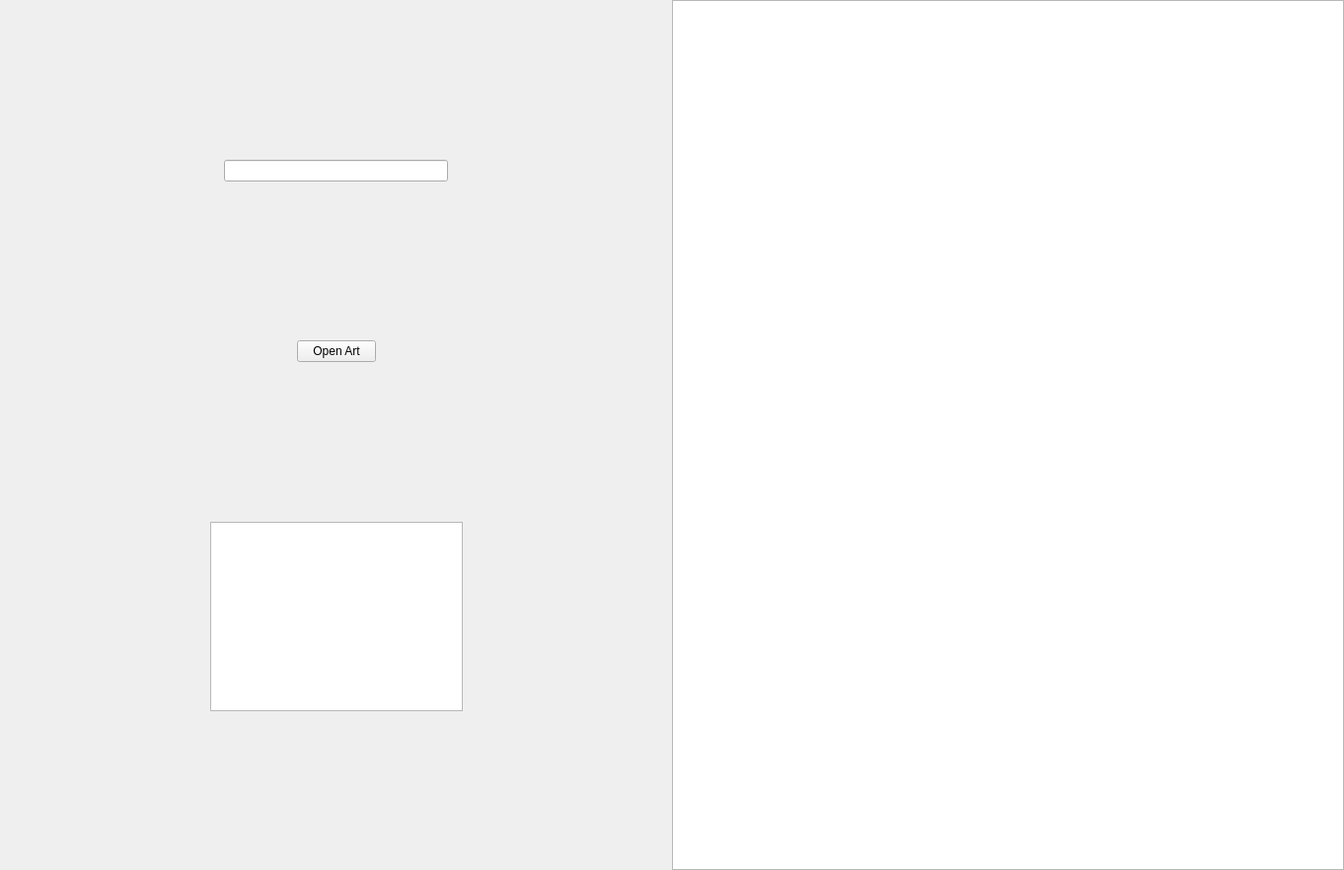
<?xml version="1.0" encoding="UTF-8"?>
<ui version="4.0">
 <class>Widget</class>
 <widget class="QWidget" name="Widget">
  <property name="geometry">
   <rect>
    <x>0</x>
    <y>0</y>
    <width>1362</width>
    <height>882</height>
   </rect>
  </property>
  <property name="minimumSize">
   <size>
    <width>1362</width>
    <height>882</height>
   </size>
  </property>
  <property name="maximumSize">
   <size>
    <width>1362</width>
    <height>882</height>
   </size>
  </property>
  <property name="cursor">
   <cursorShape>ArrowCursor</cursorShape>
  </property>
  <property name="windowTitle">
   <string>Widget</string>
  </property>
  <layout class="QVBoxLayout" name="verticalLayout_2">
   <property name="spacing">
    <number>0</number>
   </property>
   <property name="leftMargin">
    <number>0</number>
   </property>
   <property name="topMargin">
    <number>0</number>
   </property>
   <property name="rightMargin">
    <number>0</number>
   </property>
   <property name="bottomMargin">
    <number>0</number>
   </property>
   <item>
    <layout class="QHBoxLayout" name="horizontalLayout">
     <property name="spacing">
      <number>0</number>
     </property>
     <item>
      <layout class="QVBoxLayout" name="verticalLayout">
       <property name="spacing">
        <number>0</number>
       </property>
       <item>
        <spacer name="verticalSpacer">
         <property name="orientation">
          <enum>Qt::Vertical</enum>
         </property>
         <property name="sizeHint" stdset="0">
          <size>
           <width>20</width>
           <height>40</height>
          </size>
         </property>
        </spacer>
       </item>
       <item>
        <layout class="QHBoxLayout" name="horizontalLayout_2">
         <property name="spacing">
          <number>0</number>
         </property>
         <item>
          <spacer name="horizontalSpacer_2">
           <property name="orientation">
            <enum>Qt::Horizontal</enum>
           </property>
           <property name="sizeHint" stdset="0">
            <size>
             <width>40</width>
             <height>20</height>
            </size>
           </property>
          </spacer>
         </item>
         <item>
          <widget class="QLineEdit" name="lineEdit"/>
         </item>
         <item>
          <spacer name="horizontalSpacer">
           <property name="orientation">
            <enum>Qt::Horizontal</enum>
           </property>
           <property name="sizeHint" stdset="0">
            <size>
             <width>40</width>
             <height>20</height>
            </size>
           </property>
          </spacer>
         </item>
        </layout>
       </item>
       <item>
        <spacer name="verticalSpacer_2">
         <property name="orientation">
          <enum>Qt::Vertical</enum>
         </property>
         <property name="sizeHint" stdset="0">
          <size>
           <width>20</width>
           <height>40</height>
          </size>
         </property>
        </spacer>
       </item>
       <item>
        <layout class="QHBoxLayout" name="horizontalLayout_3">
         <property name="spacing">
          <number>0</number>
         </property>
         <item>
          <spacer name="horizontalSpacer_4">
           <property name="orientation">
            <enum>Qt::Horizontal</enum>
           </property>
           <property name="sizeHint" stdset="0">
            <size>
             <width>40</width>
             <height>20</height>
            </size>
           </property>
          </spacer>
         </item>
         <item>
          <widget class="QPushButton" name="pushButton">
           <property name="text">
            <string>Open Art</string>
           </property>
          </widget>
         </item>
         <item>
          <spacer name="horizontalSpacer_3">
           <property name="orientation">
            <enum>Qt::Horizontal</enum>
           </property>
           <property name="sizeHint" stdset="0">
            <size>
             <width>40</width>
             <height>20</height>
            </size>
           </property>
          </spacer>
         </item>
        </layout>
       </item>
       <item>
        <spacer name="verticalSpacer_4">
         <property name="orientation">
          <enum>Qt::Vertical</enum>
         </property>
         <property name="sizeHint" stdset="0">
          <size>
           <width>20</width>
           <height>40</height>
          </size>
         </property>
        </spacer>
       </item>
       <item>
        <layout class="QHBoxLayout" name="horizontalLayout_4">
         <property name="spacing">
          <number>0</number>
         </property>
         <item>
          <spacer name="horizontalSpacer_6">
           <property name="orientation">
            <enum>Qt::Horizontal</enum>
           </property>
           <property name="sizeHint" stdset="0">
            <size>
             <width>40</width>
             <height>20</height>
            </size>
           </property>
          </spacer>
         </item>
         <item>
          <widget class="QTextEdit" name="textEdit"/>
         </item>
         <item>
          <spacer name="horizontalSpacer_5">
           <property name="orientation">
            <enum>Qt::Horizontal</enum>
           </property>
           <property name="sizeHint" stdset="0">
            <size>
             <width>40</width>
             <height>20</height>
            </size>
           </property>
          </spacer>
         </item>
        </layout>
       </item>
       <item>
        <spacer name="verticalSpacer_3">
         <property name="orientation">
          <enum>Qt::Vertical</enum>
         </property>
         <property name="sizeHint" stdset="0">
          <size>
           <width>20</width>
           <height>40</height>
          </size>
         </property>
        </spacer>
       </item>
      </layout>
     </item>
     <item>
      <widget class="QGraphicsView" name="graphicsView"/>
     </item>
    </layout>
   </item>
  </layout>
 </widget>
 <layoutdefault spacing="6" margin="11"/>
 <resources/>
 <connections/>
</ui>
